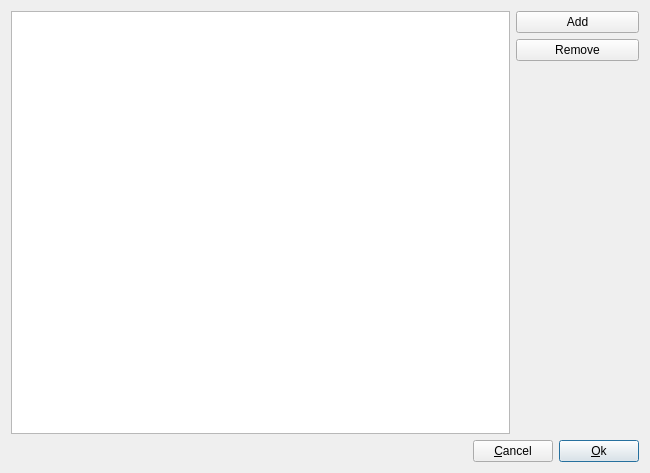
<?xml version="1.0" encoding="UTF-8"?>
<ui version="4.0">
 <class>EditDocument</class>
 <widget class="QDialog" name="EditDocument">
  <property name="geometry">
   <rect>
    <x>0</x>
    <y>0</y>
    <width>650</width>
    <height>473</height>
   </rect>
  </property>
  <property name="windowTitle">
   <string>Document</string>
  </property>
  <layout class="QGridLayout" name="gridLayout">
   <item row="2" column="3" colspan="2">
    <spacer name="verticalSpacer">
     <property name="orientation">
      <enum>Qt::Orientation::Vertical</enum>
     </property>
     <property name="sizeHint" stdset="0">
      <size>
       <width>85</width>
       <height>306</height>
      </size>
     </property>
    </spacer>
   </item>
   <item row="0" column="0" rowspan="3" colspan="3">
    <widget class="QListView" name="listView">
     <property name="editTriggers">
      <set>QAbstractItemView::EditTrigger::NoEditTriggers</set>
     </property>
    </widget>
   </item>
   <item row="1" column="3" colspan="2">
    <widget class="QPushButton" name="pBtnRemove">
     <property name="text">
      <string>Remove</string>
     </property>
    </widget>
   </item>
   <item row="0" column="3" colspan="2">
    <widget class="QPushButton" name="pBtnAdd">
     <property name="text">
      <string>Add</string>
     </property>
    </widget>
   </item>
   <item row="3" column="1">
    <spacer name="horizontalSpacer">
     <property name="orientation">
      <enum>Qt::Orientation::Horizontal</enum>
     </property>
     <property name="sizeHint" stdset="0">
      <size>
       <width>407</width>
       <height>20</height>
      </size>
     </property>
    </spacer>
   </item>
   <item row="3" column="2" colspan="2">
    <widget class="QPushButton" name="pBtnCancel">
     <property name="text">
      <string>&amp;Cancel</string>
     </property>
    </widget>
   </item>
   <item row="3" column="4">
    <widget class="QPushButton" name="pBtnOk">
     <property name="text">
      <string>&amp;Ok</string>
     </property>
     <property name="default">
      <bool>true</bool>
     </property>
    </widget>
   </item>
  </layout>
 </widget>
 <resources/>
 <connections>
  <connection>
   <sender>pBtnOk</sender>
   <signal>clicked()</signal>
   <receiver>EditDocument</receiver>
   <slot>accept()</slot>
   <hints>
    <hint type="sourcelabel">
     <x>619</x>
     <y>450</y>
    </hint>
    <hint type="destinationlabel">
     <x>418</x>
     <y>439</y>
    </hint>
   </hints>
  </connection>
  <connection>
   <sender>pBtnCancel</sender>
   <signal>clicked()</signal>
   <receiver>EditDocument</receiver>
   <slot>reject()</slot>
   <hints>
    <hint type="sourcelabel">
     <x>546</x>
     <y>459</y>
    </hint>
    <hint type="destinationlabel">
     <x>259</x>
     <y>436</y>
    </hint>
   </hints>
  </connection>
 </connections>
</ui>
